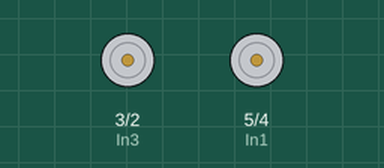
Recording of a sketch running on a simulated Arduino Uno, built with avr-gcc and run on an emulated ATmega328P. Shown: motor-driver pin pairs drawn as motors (green arrow = first pin HIGH = forward, orange = second pin HIGH = backward, longer = more drive).

Above: at 0.5 s.
At 2.5 s:
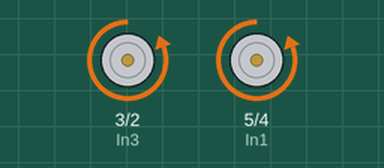
At 5.5 s:
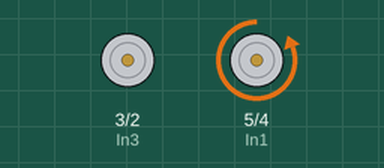
At 10.5 s:
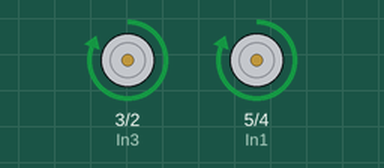
Timing chart, 0 to 11.7 s (numbered marks = the images above):
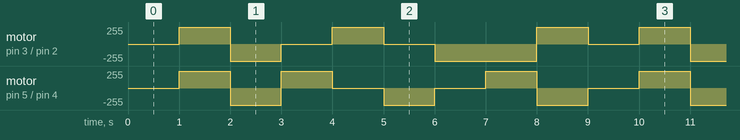

The sketch:

l298n_test_4_pin.ino
```cpp
//Создадим переменные для хранения номеров используемых пинов/портов Arduino
int In1, In2, In3, In4;
void setup() // Настройка
{
  // Присвоим переменным номера пинов Arduino
  In1 = 5;
  In2 = 4;
  In3 = 3;
  In4 = 2;
  //Переведем данные пины/порты в режим вывода
  pinMode(In1, OUTPUT);
  pinMode(In2, OUTPUT);
  pinMode(In3, OUTPUT);
  pinMode(In4, OUTPUT);
}

void loop() //Тело программы
{
  //Отключим оба двигателя
  digitalWrite(In1, LOW); //двигатель М2
  digitalWrite(In2, LOW);
  digitalWrite(In3, LOW); //двигатель М1
  digitalWrite(In4, LOW);
  delay(1000); // Ждем 1 сек
  //Включим двигатель М2 и M1 вперёд
  digitalWrite(In1, HIGH);
  digitalWrite(In2, LOW);
  digitalWrite(In3, HIGH);
  digitalWrite(In4, LOW);
  delay(1000); // Ждем 1 сек
  //Включим двигатель М2 и M1 назад
  digitalWrite(In1, LOW); //двигатель М2
  digitalWrite(In2, HIGH);
  digitalWrite(In3, LOW); //двигатель М1
  digitalWrite(In4, HIGH);
  delay(1000); // Ждем 1 сек
  // вперёд и влево двигатель M2
  digitalWrite(In1, HIGH);
  digitalWrite(In2, LOW);
  digitalWrite(In3, LOW);
  digitalWrite(In4, LOW);
  delay(1000); // Ждем 1 сек
  // вперёд и вправо двигатель M1
  digitalWrite(In1, LOW);
  digitalWrite(In2, LOW);
  digitalWrite(In3, HIGH);
  digitalWrite(In4, LOW);
  delay(1000); // Ждем 1 сек
  // назад и вправо двигатель M2
  digitalWrite(In1, LOW);
  digitalWrite(In2, HIGH);
  digitalWrite(In3, LOW);
  digitalWrite(In4, LOW);
  delay(1000); // Ждем 1 сек
  // назад и влево двигатель M1
  digitalWrite(In1, LOW);
  digitalWrite(In2, LOW);
  digitalWrite(In3, LOW);
  digitalWrite(In4, HIGH);
  delay(1000); // Ждем 1 сек
  // Разворот на месте влево
  digitalWrite(In1, HIGH);
  digitalWrite(In2, LOW);
  digitalWrite(In3, LOW);
  digitalWrite(In4, HIGH);
  delay(1000); // Ждем 1 сек
  // Разворот на месте вправо
  digitalWrite(In1, LOW);
  digitalWrite(In2, HIGH);
  digitalWrite(In3, HIGH);
  digitalWrite(In4, LOW);
  delay(1000); // Ждем 1 сек

}
```

Measured:
- by itself, motor on pin 3 (In3) / pin 2 (In4): repeats every 9.0 s: backward 255/255 1.0 s, stopped 1.0 s, forward 255/255 1.0 s, stopped 1.0 s, backward 255/255 2.0 s, forward 255/255 1.0 s, stopped 1.0 s, forward 255/255 1.0 s
- by itself, motor on pin 5 (In1) / pin 4 (In2): repeats every 9.0 s: backward 255/255 1.0 s, forward 255/255 1.0 s, stopped 1.0 s, backward 255/255 1.0 s, stopped 1.0 s, forward 255/255 1.0 s, backward 255/255 1.0 s, stopped 1.0 s, forward 255/255 1.0 s
